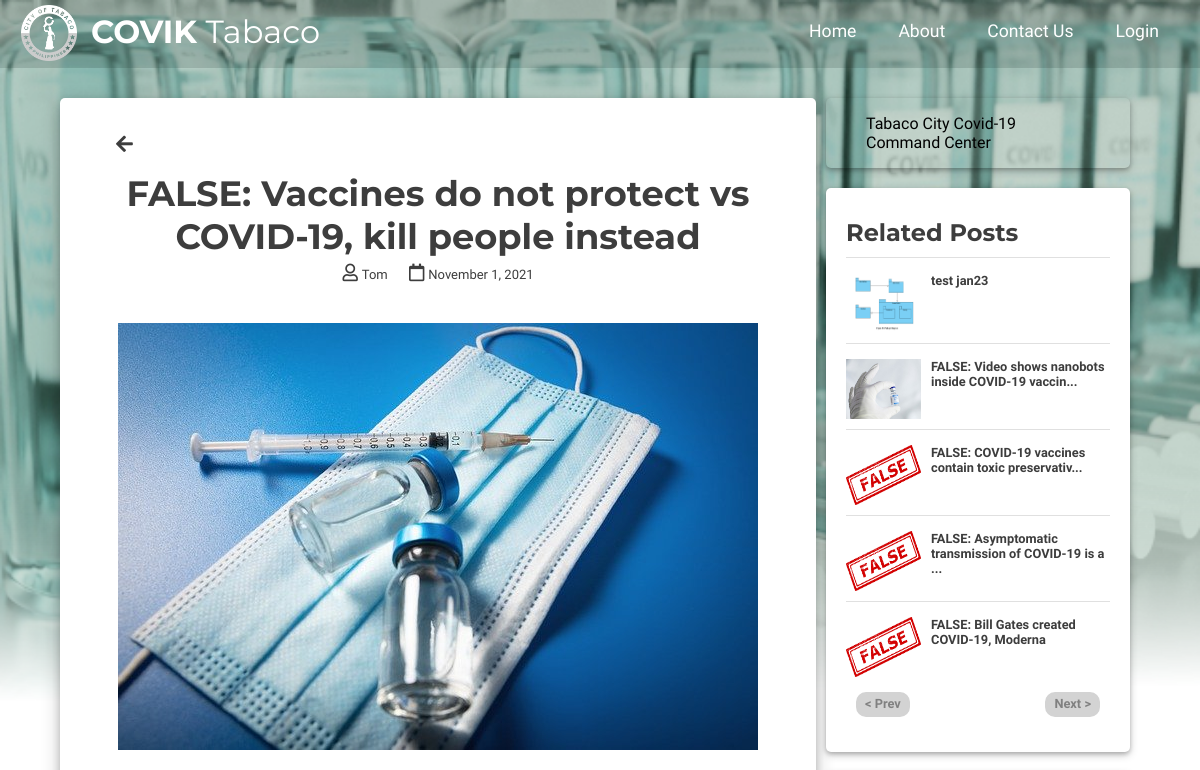
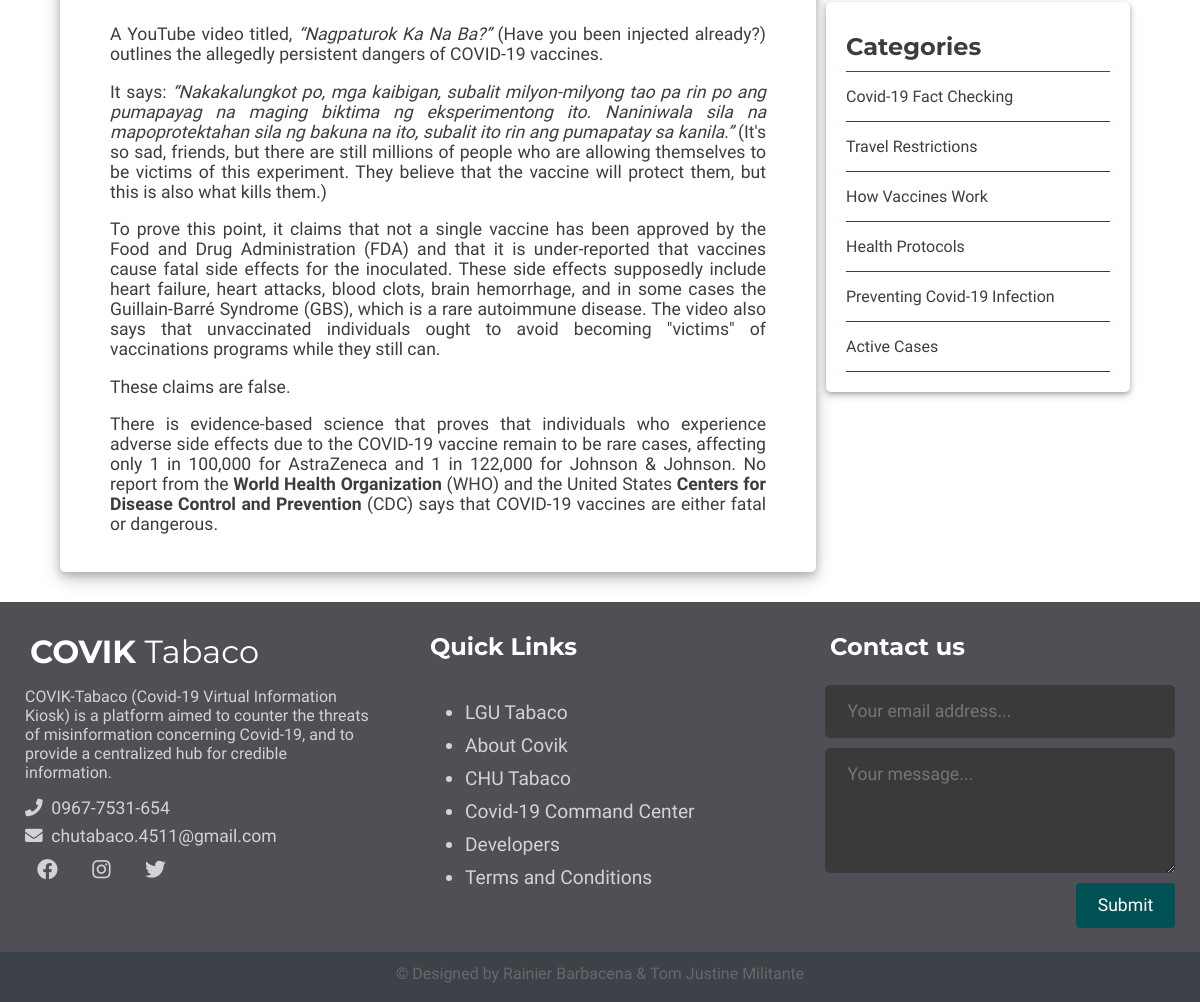
The app's page /single.php?t_id=5&p_id=40&title=FALSE: Vaccines do not protect vs COVID-19, kill people instead with its own data (2 pictures, top to bottom).
### tables this page shows
CREATE TABLE `posts` (
  `id` int(11) NOT NULL,
  `user_id` int(11) NOT NULL,
  `topic_id` int(11) DEFAULT NULL,
  `title` varchar(255) NOT NULL,
  `image` varchar(255) NOT NULL,
  `body` text NOT NULL,
  `published` tinyint(4) NOT NULL,
  `created_at` datetime NOT NULL DEFAULT current_timestamp()
);

CREATE TABLE `users` (
  `id` int(11) NOT NULL,
  `admin` tinyint(4) NOT NULL,
  `fullname` varchar(255) NOT NULL,
  `username` varchar(255) NOT NULL,
  `position` varchar(255) NOT NULL,
  `department` varchar(255) NOT NULL,
  `employeeId` varchar(255) NOT NULL,
  `email` varchar(255) NOT NULL,
  `password` varchar(255) NOT NULL,
  `created_at` timestamp NOT NULL DEFAULT current_timestamp()
);

CREATE TABLE `topics` (
  `id` int(11) NOT NULL,
  `name` varchar(100) NOT NULL,
  `description` text NOT NULL
);

### app/database/db.php (called while the page is built, shortened)
<?php
require('connect.php');
function executeQuery($sql, $data) {
     global $conn;
     $stmt = $conn->prepare($sql);
     $values = array_values($data);
     $types = str_repeat('s', count($values));
     $stmt->bind_param($types, ...$values);
     $stmt->execute();
     return $stmt;
}
function selectAll($table, $conditions = [])
{
     global $conn;
     $sql = "SELECT * FROM $table";
     if (empty($conditions)) {
          $stmt = $conn->prepare($sql);
          $stmt->execute();
          $records = $stmt->get_result()->fetch_all(MYSQLI_ASSOC);
          return $records;
     } else {
          $i = 0;
          foreach ($conditions as $key => $value) {
               if ($i === 0) {
                    $sql = $sql . " WHERE $key=?";
               } else {
                    $sql = $sql . " AND $key=?";
               }
               $i++;
          }
          $stmt = executeQuery($sql, $conditions);
          $records = $stmt->get_result()->fetch_all(MYSQLI_ASSOC);
          return $records;
     }
}
function getLatestPostByTopicId_2($topic_id) {
     $sql = "SELECT p.*, u.username FROM posts as p JOIN topics as t on p.topic_id=t.id JOIN users as u on u.id=p.user_id WHERE p.published=? AND p.id=? ORDER BY created_at DESC LIMIT 1";
     $stmt = executeQuery($sql, ['published' => 1, 'topic_id' => $topic_id]);
     $records = $stmt->get_result()->fetch_all(MYSQLI_ASSOC);
     return $records;
}
function getPaginatedPostsByTopicId_2($topic_id, $excluded_post_id) {
     $currentPage = isset($_GET['page']) ? $_GET['page'] : 1;
     $recordsPerPage = 5;
     $sql = "SELECT p.*, u.username FROM posts AS p JOIN users AS u ON p.user_id=u.id WHERE p.published=1 AND topic_id=? AND p.id != ? ORDER BY created_at DESC LIMIT ?,?";
     $data =[
          'topic_id' => $topic_id,
          'p.id' => $excluded_post_id,
          'offset' => ($currentPage - 1) * $recordsPerPage,
          'numberOfRecords' => $recordsPerPage
     ];
     $stmt = executeQuery($sql, $data);
     $records = $stmt->get_result()->fetch_all(MYSQLI_ASSOC);
     $numberOfPages = ceil(totalRelatedPostsRows($topic_id, $excluded_post_id)/ $recordsPerPage);
     $pageData = [
          'records' => $records,
          'prevPage' => $currentPage > 1 ? $currentPage - 1 : false,
          'nextPage' => $currentPage + 1 <= $numberOfPages ? $currentPage + 1 : false,
      ];
     return $pageData;
}
function totalRelatedPostsRows($topic_id, $excluded_post_id) {
     $sql = "SELECT p.* FROM posts AS p JOIN users AS u ON p.user_id=u.id WHERE p.published=1 AND topic_id=? AND p.id != ?";
     $stmt = executeQuery($sql, ['topic_id' => $topic_id, 'p.id' => $excluded_post_id]);
     $posts = $stmt->get_result()->fetch_all(MYSQLI_ASSOC);
     $total = sizeof($posts);
     return $total;
}

### app/controllers/posts.php (called while the page is built, shortened)
<?php
include(ROOT_PATH . "/app/database/db.php");
$topics = selectAll('topics');

### single.php (the view, shortened to what this page needs)
<?php include(ROOT_PATH . '/app/controllers/posts.php');
$topics = selectAll('topics');
if (isset($_GET['t_id']) && isset($_GET['p_id'])) {
     $recent = getLatestPostByTopicId_2($_GET['p_id']);
     $recents = getPaginatedPostsByTopicId_2($_GET['t_id'], $_GET['p_id']);
} else if (isset($_GET['t_id'])) {
     $recent = getLatestPostByTopicId($_GET['t_id']);
     $recents = getPaginatedPostsByTopicId_2($_GET['t_id'], $recent[0]['id']);
     $_GET['p_id'] = $recent[0]['id'];
     $_GET['title'] = $recent[0]['title'];
} else {
     exit(header('Location:kiosk.php'));
}
?>
<!DOCTYPE html>
<html lang="en">
<head>
     <link rel="stylesheet" href="https://cdnjs.cloudflare.com/ajax/libs/font-awesome/5.15.4/css/all.min.css" />
     <link rel="stylesheet" href="assets/css/style.css" />
</head>
<body>
     <?php include(ROOT_PATH . "/app/includes/header.php"); ?>
     <div class="page-wrapper">
          <div class="content clearfix">
               <div class="main-content-wrapper">
                    <div class="main-content single">
                         <div>
                              <button class="btn-back-index" onclick="history.back()"> <i class="fas fa-arrow-left"></i>
                         </div>
                         <?php foreach ($recent as $post): ?>
                              <?php
                                   $sql = "SELECT `username` FROM `users` WHERE `id` = ?";
                                   $stmt = executeQuery($sql, ['id' => $post['user_id']]);
                                   $records = $stmt->get_result()->fetch_all(MYSQLI_ASSOC);
                              ?>
                              <h1 class="post-title"><?php echo $post['title']; ?></h1>
                              <div class="author">
                                   <i class="far fa-user"></i><span><?php echo $records[0]['username']; ?></span>
                                             <span></span>&nbsp;<span></span>
                                   <i class="far fa-calendar"></i><span><?php echo date('F j, Y', strtotime($post['created_at'])); ?></span>
                              </div>
                              <div class="single-post-image">
                                   <img src="<?php echo BASE_URL . '/assets/images/' . $post['image'] ?>" alt="">
                              </div>
                              <div>
                                   <?php echo html_entity_decode($post['body']); ?>
                              </div>
                         <?php endforeach; ?>
                    </div>
               </div>
               <div class="sidebar single">
                    <div class="fb-page-link">
                         <div class="fb-page" data-href="https://web.facebook.com/commandcentertabaco" data-tabs="" data-width="" data-height="" data-small-header="false" data-adapt-container-width="true" data-hide-cover="false" data-show-facepile="true"><blockquote cite="https://web.facebook.com/commandcentertabaco" class="fb-xfbml-parse-ignore"><a href="https://web.facebook.com/commandcentertabaco">Tabaco City Covid-19 Command Center</a></blockquote>
                         </div>
                    </div>
                    <div class="section popular" id="single-posts-container">
                         <h2 class="section-title">Related Posts</h2>
                         <?php
                              foreach ($recents['records'] as $post){
                         ?>
                              <div class="post clearfix">
                                   <a href="single.php?t_id=<?php echo $post['topic_id']; ?>&p_id=<?php echo $post['id']; ?>&title=<?php echo $post['title']; ?>"><img src="<?php echo BASE_URL . '/assets/images/' . $post['image'] ?>" alt=""></a>
                                   <a href="single.php?t_id=<?php echo $post['topic_id']; ?>&p_id=<?php echo $post['id']; ?>&title=<?php echo $post['title']; ?>" class="title"><p class="p-title">
                                   <?php $strend = 50; if(strlen($post['title']) >= $strend): ?><?php echo substr($post['title'], 0, $strend) . '...'; ?><?php else: ?><?php echo substr($post['title'], 0, $strend); ?><?php endif;?>
                                   </p></a>
                              </div>
                         <?php
                              }
                         ?>
                         <div class="pagination-links">
                              <?php if ($recents['prevPage']): ?>
                                   <a class = "side-page-btn" href="single.php?t_id=<?php echo $_GET['t_id']; ?>&p_id=<?php echo $_GET['p_id']; ?>&title=<?php echo $_GET['title']; ?>&page=<?php echo $recents['prevPage']; ?>#single-posts-container">< Prev</a><?php if(isset($_GET['page'])): ?> <span class="page-num">-  Page <?php echo $_GET['page']?>  -</span> <?php endif;?>
                              <?php else: ?>
                                   <a class = "side-page-btn disabled" href="#">< Prev</a><?php if(isset($_GET['page'])): ?> <span class="page-num">-  Page <?php echo $_GET['page']?>  -</span> <?php endif;?>
                              <?php endif; ?>
                              <?php if ($recents['nextPage']): ?>
                                   <a class = "side-page-btn" href="single.php?t_id=<?php echo $_GET['t_id']; ?>&p_id=<?php echo $_GET['p_id']; ?>&title=<?php echo $_GET['title']; ?>&page=<?php echo $recents['nextPage']; ?>#single-posts-container">Next ></a>
                              <?php else: ?>
                                   <a class = "side-page-btn disabled" href="#">Next ></a>
                              <?php endif; ?>
                         </div>
                    </div>
                    <div class="section topics sidebar-sticky">
                         <h2 class="section-title">Categories</h2>
                         <ul>
                              <?php foreach ($topics as $topic): ?>
                                   <li><a href="<?php echo BASE_URL . '/single.php?t_id=' . $topic['id'] . '&name=' . $topic['name'] ; ?>"><?php echo $topic['name']; ?></a></li>
                              <?php endforeach; ?>
                         </ul>
                    </div>
               </div>
          </div>
     </div>
     <?php include(ROOT_PATH . "/app/includes/footer.php"); ?>
</body>
</html>

### app/includes/header.php (shortened to what this page needs)
<header>
     <a href="<?php echo BASE_URL . '/index.php'; ?>" class="logo">
               <div class="seal"><img src="<?php echo BASE_URL . '/assets/images/covik-seal.png'; ?>" alt="Seal of Tabaco"></div>
               <h1 class="logo-text"><span>COVIK</span> Tabaco</h1>
     </a>
     <ul class="nav">
          <li><a href="<?php echo BASE_URL . '/index.php' ?>">Home</a></li>
          <li><a href="<?php echo BASE_URL . '/about.php' ?>">About</a></li>
          <li><a href="<?php echo BASE_URL . '#myForm' ?>">Contact Us</a></li>
          <?php if(isset($_SESSION['id'])): ?>
               <li>
                    <a href="">
                         <i class="fa fa-user"></i>
                         <span><?php echo $_SESSION['username']; ?></span>
                         <i class="fa fa-chevron-down" style="font-size: 0.8em"></i>
                    </a>
                    <ul>
                         <?php if($_SESSION['admin']): ?>
                              <li><a href="<?php echo BASE_URL . '/admin/dashboard.php' ?>">Dashboard</a></li>
                         <?php else: ?>
                              <li><a href="<?php echo BASE_URL . '/admin/posts/index.php' ?>">Manage My Posts</a></li>
                         <?php endif; ?>
                         <li><a href="<?php echo BASE_URL . '/logout.php' ?>" class="logout">Logout</a></li>
                    </ul>
               </li>
          <?php else: ?>
               <li><a href="<?php echo BASE_URL . '/login.php' ?>">Login</a></li>
          <?php endif; ?>
     </ul>
</header>

### app/includes/footer.php (shortened to what this page needs)
<footer>
     <div class="footer-content">
          <div class="footer-section about">
               <a href="<?php echo BASE_URL . '/index.php'; ?>">
                    <h1 class="logo-text"><span>COVIK</span> Tabaco</h1>
               </a>
               <p>
               COVIK-Tabaco (Covid-19 Virtual Information Kiosk) is a platform aimed to counter the threats of misinformation concerning
                    Covid-19, and to provide a centralized hub for credible information.
               </p>
               <div class="contact">
                    <span><i class="fas fa-phone"></i>&nbsp; 0967-7531-654</span>
                    <span><i class="fas fa-envelope"></i>&nbsp; chutabaco.4511@gmail.com</span>
               </div>
               <div class="socials">
                    <a href="https://www.facebook.com/CityHealthUnitTabaco"><i class="fab fa-facebook"></i></a>
                    <a href="#"><i class="fab fa-instagram"></i></a>
                    <a href="#"><i class="fab fa-twitter"></i></a>
               </div>
          </div>
          <div class="footer-section links">
               <h2>Quick Links</h2>
               <br />
               <ul>
                    <a href="https://www.facebook.com/TabacoCity/"><li>LGU Tabaco</li></a>
                    <a href="<?php echo BASE_URL . '/about.php' ?>"><li>About Covik</li></a>
                    <a href="https://www.facebook.com/CityHealthUnitTabaco"><li>CHU Tabaco</li></a>
                    <a href="https://www.facebook.com/commandcentertabaco/"><li>Covid-19 Command Center</li></a>
                    <a href="<?php echo BASE_URL . '/developers.php' ?>"><li>Developers</li></a>
                    <a href="https://www.youtube.com/watch?v=dQw4w9WgXcQ" target="_blank"><li>Terms and Conditions</li></a>
               </ul>
          </div>
          <div class="footer-section contact-form">
               <h2>Contact us</h2><span></span><h3 class="sent-notification"></h3>
               <br />
               <form action="<?php $_PHP_SELF ?>" method="GET" id="myForm">
                    <input type="text" name="email" id="email" class="text-input contact-input" placeholder="Your email address..."/>
                    <textarea rows="4" name="message" id="email-body" class="text-input contact-input" placeholder="Your message..."></textarea>
                    <input type="submit"  class="btn btn-big contact-btn">
               </form>
          </div>
     </div>
     <div class="footer-bottom">
          &copy; Designed by Rainier Barbacena & Tom Justine Militante
     </div>
</footer>

### records on screen
posts: title "FALSE: Vaccines do not protect vs COVID-19, kill people instead", user.username "Tom", created_at "November 1, 2021", image (picture), body "A YouTube video titled, “Nagpaturok Ka Na Ba?” (Have you been injected already?) outlines the allegedly persistent dangers of COVID-19 vaccines. It says: “Nakakalungkot po, mga kaibigan, subalit milyon-milyong tao pa rin po ang pumapayag na maging biktima ng eksperimentong ito. Naniniwala sila na mapoprotektahan sila ng bakuna na ito, subalit ito rin ang pumapatay sa kanila.” (It's so sad, friends, but there are still millions of people who are allowing themselves to be victims of this experiment. They believe that the vaccine will protect them, but this is also what kills them.) To prove this point, it claims that not a single vaccine has been approved by the Food and Drug Administration…"
posts: image (picture), title "test jan23"
posts: image (picture), title "FALSE: Video shows nanobots inside COVID-19 vaccin"
posts: image (picture), title "FALSE: COVID-19 vaccines contain toxic preservativ"
posts: image (picture), title "FALSE: Asymptomatic transmission of COVID-19 is a"
posts: image (picture), title "FALSE: Bill Gates created COVID-19, Moderna"
topics: name "Covid-19 Fact Checking"
topics: name "Travel Restrictions"
topics: name "How Vaccines Work"
topics: name "Health Protocols"
topics: name "Preventing Covid-19 Infection"
topics: name "Active Cases"
